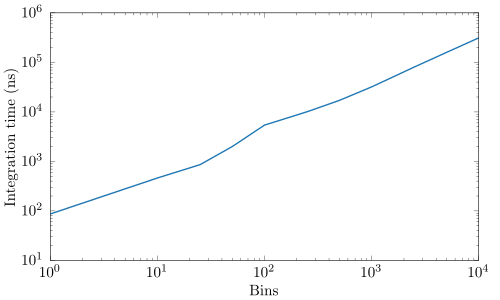

Source code (gnuplot):
load "palette.pal"
set terminal cairolatex standalone size 5in,3in
set output "exectime.tex"

set logscale xy
# set key bottom left
set format x '$10^{%L}$'
set format y '$10^{%L}$'

set ylabel "Integration time (ns)"
set xlabel "Bins"

set datafile separator ','

plot  "exectime.csv" u 1:(1e6*$6) w l ls 1 notitle 
